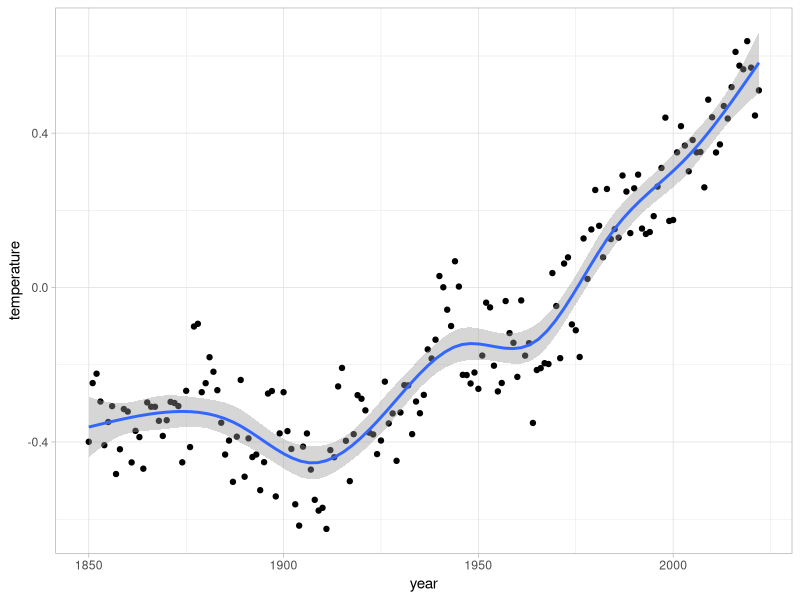

This figure's R source:
## ---- chunk 1
#|echo: true

library(tidyverse)
library(mgcv)
# téléchargement des données : variations moyenne des températures annuelles pour l'hémisphère Sud 
lien <- "https://www.metoffice.gov.uk/hadobs/hadcrut5/data/current/analysis/diagnostics/HadCRUT.5.0.1.0.analysis.summary_series.southern_hemisphere.annual.csv"

# download.file(url = lien, destfile = here::here("modeling", "data", "HadCRUT5.csv"))

gtemp <- read_csv(here::here("modeling", "data", "HadCRUT5.csv")) %>% 
  set_names(c("year", "temperature", "lconfidence", "uconfidence"))

theme_set(theme_light())

gtemp %>% 
  ggplot(aes(x = year, y = temperature)) +
  geom_point() +
  geom_smooth(method = "gam")

m <- gam(temperature ~ s(year), data = gtemp, method = "REML")

summary(m)

